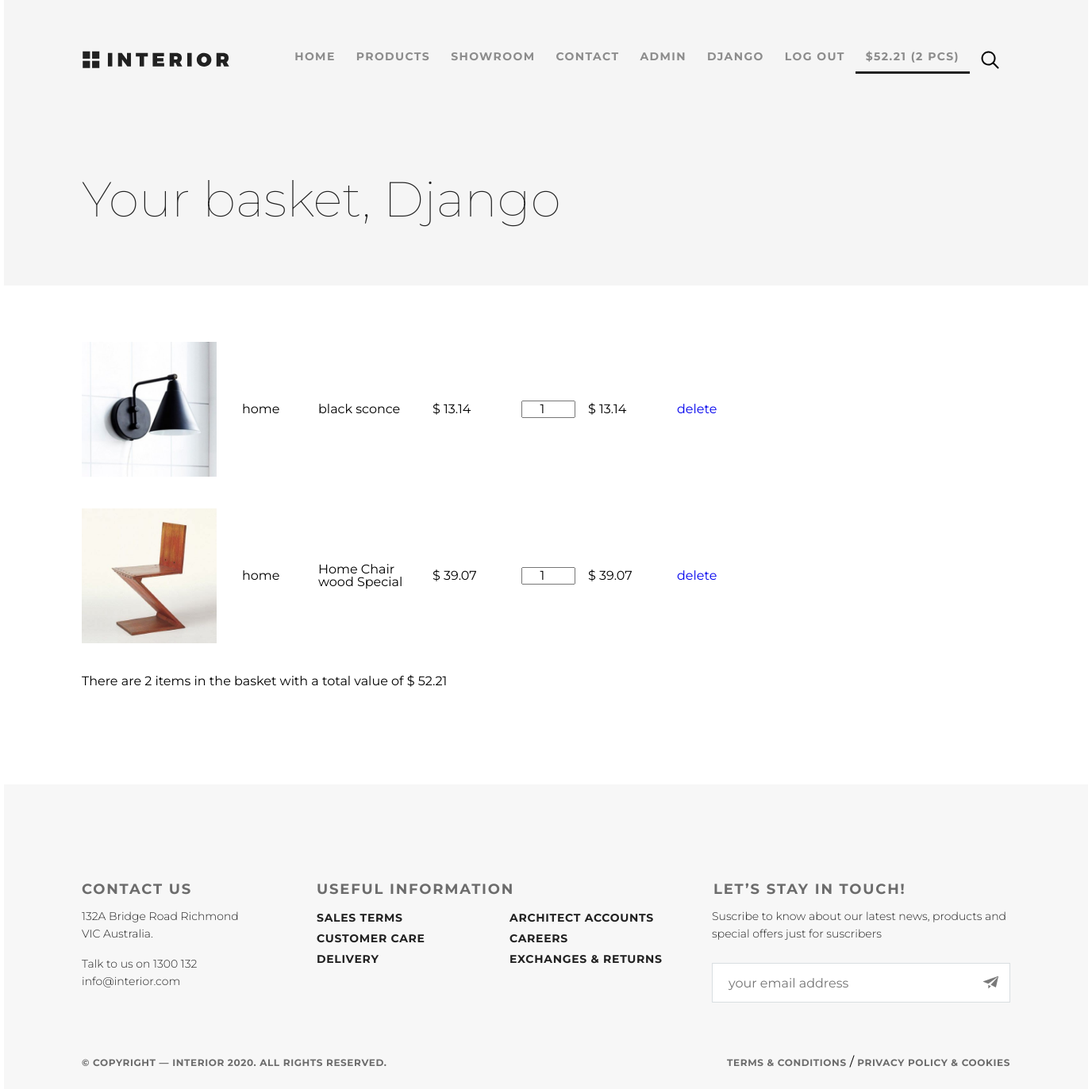
Before: /basket/ (signed in) with the older database file.
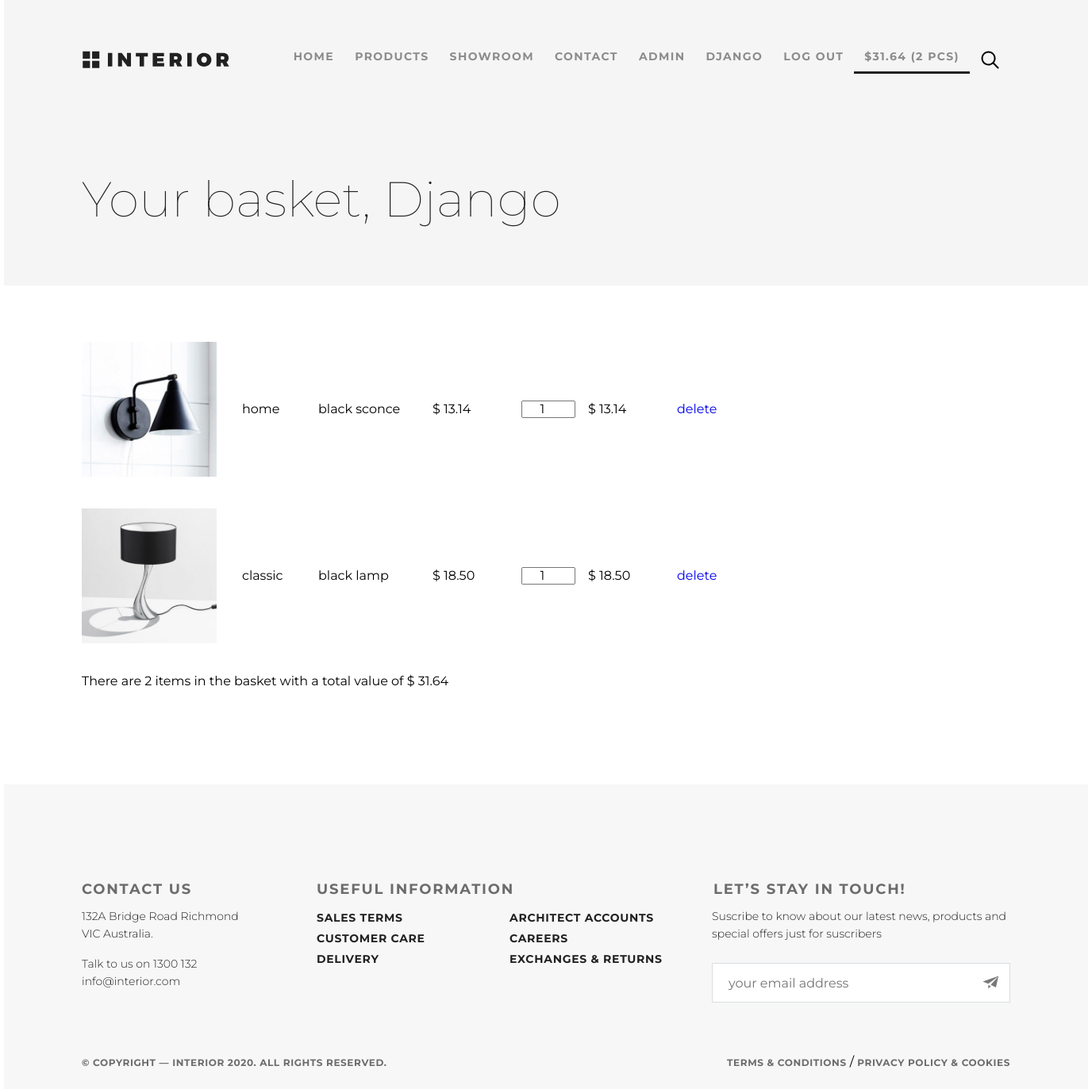
After: the same page with the newer database file.
### basketapp/models.py (models this page shows)
class Basket(models.Model):
    user = models.ForeignKey(ShopUser, on_delete=models.CASCADE, related_name='basket')
    product = models.ForeignKey(Product, on_delete=models.CASCADE)
    quantity = models.PositiveSmallIntegerField(verbose_name='amount', default=0)
    add_datetime = models.DateTimeField(verbose_name='time', auto_now_add=True)
    @property
    def product_coast(self):
        return self.product.price * self.quantity
    @property
    def total_quantity(self):
        _items = self.user.basket.all()
        _total_quantity = sum(map(lambda item: item.quantity, _items))
        return _total_quantity
    @property
    def total_coast(self):
        _items = self.user.basket.all()
        _total_coast = sum(map(lambda item: item.product_coast, _items))
        return _total_coast

### authapp/models.py (models this page shows)
class ShopUser(AbstractUser):
    age = models.PositiveSmallIntegerField(verbose_name='age', null=True)
    avatar = models.ImageField(upload_to='users_avatars', blank=True)

### mainapp/models.py (models this page shows, shortened)
class Product(models.Model):
    name = models.CharField('product name', max_length=100)
    category = models.ForeignKey(ProductCategory, models.CASCADE, verbose_name='category of product')
    type_prod = models.CharField('type of product', max_length=50, blank=True, null=True)
    description = models.TextField('product description', blank=True)
    short_desc = models.CharField('short descriotion', max_length=50, blank=True)
    price = models.DecimalField('Price', max_digits=8, decimal_places=2, default=0)
    image = models.ImageField(upload_to='products_images', blank=True)
    quantity = models.PositiveIntegerField('quantity', default=0)

class ProductCategory(models.Model):
    name = models.CharField('category name', max_length=50)
    description = models.TextField('category description', blank=True)
    is_active = models.BooleanField(verbose_name='активна', default=True)

### basketapp/views.py (the view)
# urls.py: path('', basketapp.view, name='view'),
@login_required
def view(request):
    context = {
        'basket': request.user.basket.all(),
    }
    return render(request, 'basket/view.html', context)

### basketapp/templates/basket/view.html
{% extends 'basket/base.html' %}
{% load static %}
{% block container %}
    <div class="prod_header">
        <div class="padding_site">
            {% include 'mainapp/includes/inc__main_menu.html' %}
            <div class="prod_head_h">
                <span>Your basket, {{ user.first_name|default:'user'|title }}</span>
            </div>
        </div>
    </div>
    <div class="padding_site">
        <div class="basket_list">
            {% include 'basket/includes/inc__basket_list.html' %}
        </div>
    </div>
{% endblock %}

### mainapp/templates/mainapp/includes/inc__main_menu.html
{% load static %}
            <div class="header">
                <a href="{% url 'main:index' %}"><img src="{% static 'img/logo_228.svg' %}" alt="logo"></a>
                <ul class="menu">
                    <li class="menu_list">
                        <a href="{% url 'main:index' %}" class="menu_link
                            {% if request.resolver_match.url_name == 'index' %} menu_link_active {% endif %}">
                            HOME
                        </a>
                    </li>
                    <li class="menu_list">
                        <a href="{% url 'main:products' 0 %}" class="menu_link
                            {% if request.resolver_match.url_name == 'products' %} menu_link_active {% endif %}">
                            PRODUCTS
                        </a>
                    </li>
                    <li class="menu_list">
                        <a href="{% url 'main:product_details' %}" class="menu_link
                            {% if request.resolver_match.url_name == 'product_details' %} menu_link_active {% endif %}">
                            SHOWROOM
                        </a>
                    </li>
                    <li class="menu_list">
                        <a href="{% url 'main:contact' %}" class="menu_link
                        {% if request.resolver_match.url_name == 'contact' %} menu_link_active {% endif %}">
                            CONTACT
                        </a>
                    </li>
                    {% if user.is_staff %}
                        <li class="menu_list">
                            <a href="{% url 'adminapp:categories' %}" class="menu_link"
                               {% if request.resolver_match.url_name == 'admin' %} menu_link_active {% endif %}">
                                ADMIN
                            </a>
                        </li>
                    {% endif %}
                    {% if user.is_authenticated %}
                        <li class="menu_list">
                            <a href="{% url 'auth:update' %}" class="menu_link">
                                {{ user.first_name|default:'user' }}
                            </a>
                        </li>
                    {% endif %}
                    <li class="menu_list">
                        {% if user.is_authenticated %}
                            <a href="{% url 'auth:logout' %}" class="menu_link">LOG OUT</a>
                        {% else %}
                            <a href="{% url 'auth:login' %}" class="menu_link">sign in</a>
                        {% endif %}
                    </li>
                    <li class="menu_list">
                        <a href="{% url 'basket:view' %}" class="menu_link
                            {% if request.resolver_match.url_name == 'view' %} menu_link_active {% endif %}">
                            {% if basket %} ${{ basket.0.total_coast }} ({{ basket.0.total_quantity }} pcs) {% endif %}</a>
                    </li>
                    <li class="menu_list"><a href="#" class="menu_link"><img src="{% static 'img/search_224.svg' %}" alt="search"></a></li>
                </ul>
            </div>

### basketapp/templates/basket/includes/inc__basket_list.html
{%  load static %}
    {% if basket %}
        {% for item in basket %}
            <div class="basket_record">
                <img src="/media/{{ item.product.image }}" alt="{{ item.product.short_desc }}" class="img_170">
                <span class="category_name">{{ item.product.category.name }}</span>
                <span class="product_name">{{ item.product.name }}</span>
                <span class="product_price">$&nbsp{{ item.product.price }}</span>
                <input type="number" name="{{ item.pk }}" min="0" max="{{ item.product.quantity }}"
                       value="{{ item.quantity }}">
                <span class="product_coast">$&nbsp{{ item.product_coast }}</span>
                <a href="{% url 'basket:delete_product' item.pk %}" class="btn btn-round">
                    delete
                </a>
            </div>
        {% endfor %}
        <div class="basket_summary">
            There are {{ basket.0.total_quantity }} items in the basket with a total value of
            $&nbsp{{ basket.0.total_coast }}
        </div>
    {% else %}
        <h4>The basket is empty</h4>
    {% endif %}

Changed rows visible on the page:
removed Basket: product.image (picture), product.category.name "home", product.name "Home Chair wood Special", product.price "39.07", product.quantity "1", product_coast "39.07"
computed for Basket "home": user+product+quantity "52.21" → "31.64"
added Basket: product.image (picture), product.category.name "classic", product.name "black lamp", product.price "18.50", quantity "1", product_coast "18.50"
